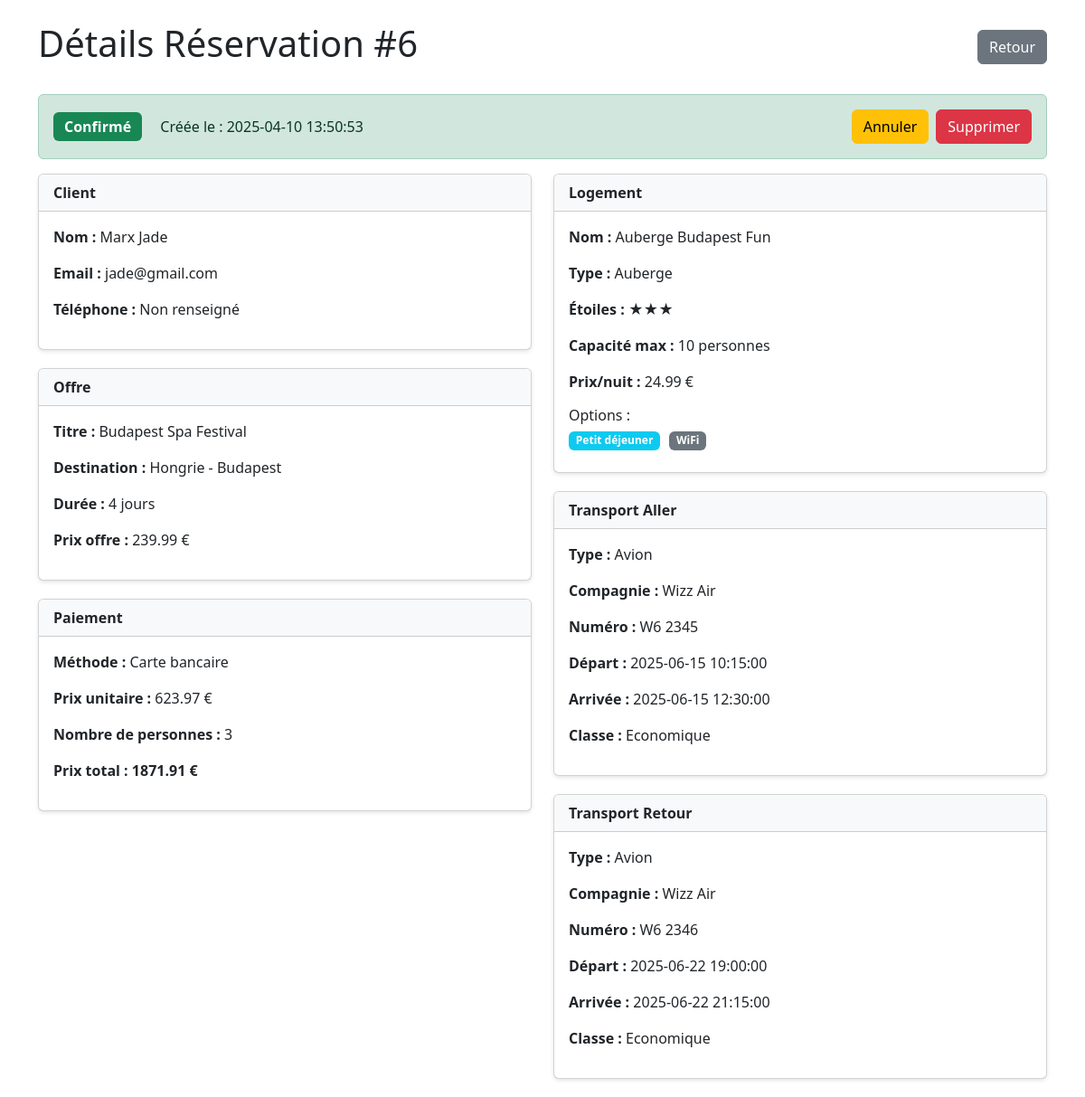
The page /admin/reservation_details.php?id=6 (signed in) on the database its author committed.
### tables this page shows
CREATE TABLE `reservations` (
  `id` int NOT NULL,
  `user_id` int NOT NULL,
  `offre_id` int NOT NULL,
  `logement_id` int NOT NULL,
  `transport_aller_id` int NOT NULL,
  `transport_retour_id` int NOT NULL,
  `nbr_personnes` int NOT NULL,
  `prix_unitaire` decimal(10,2) NOT NULL,
  `prix_total` decimal(10,2) GENERATED ALWAYS AS ((`prix_unitaire` * `nbr_personnes`)) STORED,
  `statut` enum('en attente','confirmé','annulé') DEFAULT 'en attente',
  `methode_paiement` enum('carte bancaire','paypal','virement','aucun') DEFAULT 'aucun',
  `date_paiement` datetime DEFAULT NULL,
  `date_reservation` timestamp NULL DEFAULT CURRENT_TIMESTAMP,
  `date_depart` date NOT NULL,
  `date_retour` date NOT NULL
);

CREATE TABLE `users` (
  `id` int NOT NULL,
  `nom` varchar(100) NOT NULL,
  `prenom` varchar(50) NOT NULL,
  `email` varchar(100) NOT NULL,
  `password` varchar(100) NOT NULL,
  `gender` enum('M','F','Autre') NOT NULL,
  `date_naissance` date DEFAULT NULL,
  `adresse` varchar(255) DEFAULT NULL,
  `telephone` varchar(20) DEFAULT NULL,
  `profile_picture` varchar(255) DEFAULT NULL,
  `access_level` enum('user','admin') DEFAULT 'user',
  `date_inscription` timestamp NULL DEFAULT CURRENT_TIMESTAMP,
  `derniere_connexion` timestamp NULL DEFAULT CURRENT_TIMESTAMP,
  `statut` enum('actif','suspendu','désactivé') DEFAULT 'actif'
);

CREATE TABLE `offres` (
  `id` int NOT NULL,
  `titre` varchar(255) NOT NULL,
  `description` text NOT NULL,
  `destination_id` int NOT NULL,
  `logement_id` int NOT NULL,
  `type_transport` enum('avion','bus','train','covoiturage','voiture') NOT NULL,
  `duree_sejour` int NOT NULL,
  `prix` decimal(10,2) NOT NULL,
  `prix_groupe` decimal(10,2) DEFAULT NULL,
  `date_depart` date NOT NULL,
  `date_retour` date NOT NULL,
  `disponibilite` int NOT NULL DEFAULT '0',
  `images` varchar(255) DEFAULT NULL,
  `ancien_prix` decimal(10,2) DEFAULT NULL,
  `transport_aller_id` int DEFAULT NULL,
  `transport_retour_id` int DEFAULT NULL,
  `avantages` text,
  `groupe` int DEFAULT NULL
);

CREATE TABLE `destinations` (
  `id` int NOT NULL,
  `pays` varchar(100) NOT NULL,
  `ville` varchar(100) NOT NULL,
  `images` varchar(255) DEFAULT NULL,
  `type_activites` enum('camping','auberge','randonnée','plage','...') NOT NULL,
  `activite_jeune` varchar(255) DEFAULT NULL,
  `budget_moyen` decimal(10,2) DEFAULT NULL,
  `date_publication` date DEFAULT NULL,
  `conseils` text,
  `endroits_visiter` text,
  `langue` varchar(100) DEFAULT NULL,
  `monnaie` varchar(50) DEFAULT NULL,
  `transport_commun` text,
  `peuples_culture` text,
  `info_pays` text
);

CREATE TABLE `logements` (
  `id` int NOT NULL,
  `destination_id` int NOT NULL,
  `nom` varchar(255) NOT NULL,
  `type_logement` enum('auberge','camping','airbnb','hôtel','colocation') NOT NULL,
  `etoiles` int DEFAULT NULL,
  `capacite_max` int NOT NULL,
  `all_inclusive` tinyint(1) DEFAULT '0',
  `demi_pension` tinyint(1) DEFAULT '0',
  `petit_dejeuner` tinyint(1) DEFAULT '0',
  `wifi` tinyint(1) DEFAULT '1',
  `prix_nuit` decimal(10,2) NOT NULL,
  `activite_jeune` varchar(255) DEFAULT 'Non spécifié',
  `description` text,
  `date_creation` datetime DEFAULT CURRENT_TIMESTAMP,
  `date_maj` datetime DEFAULT CURRENT_TIMESTAMP ON UPDATE CURRENT_TIMESTAMP,
  `equipements` text
);

CREATE TABLE `transports` (
  `id` int NOT NULL,
  `type_transport` enum('avion','bus','train','covoiturage','voiture','ferry') NOT NULL,
  `origine` varchar(255) NOT NULL,
  `destination_id` int NOT NULL,
  `prix` decimal(10,2) NOT NULL,
  `depart` datetime NOT NULL,
  `arrivee` datetime NOT NULL,
  `duree` varchar(50) NOT NULL,
  `compagnie` varchar(255) DEFAULT NULL,
  `numero` varchar(50) DEFAULT NULL,
  `type_trajet` enum('aller','retour','unique') NOT NULL,
  `classe` enum('economique','premium','affaires','premiere') DEFAULT 'economique',
  `bagage_inclus` tinyint(1) DEFAULT '0',
  `details` text,
  `offre_id` int DEFAULT NULL,
  `heure_depart` time DEFAULT NULL,
  `aeroport_gare` varchar(100) DEFAULT NULL
);

### admin/reservation_details.php (the view, shortened to what this page needs)
<?php
require_once('../data_base/connection.php');
$reservation_id = $_GET['id'] ?? null;
$stmt = $dbh->prepare("
    SELECT
        r.*,
        u.nom AS user_nom, u.prenom AS user_prenom, u.email AS user_email, u.telephone AS user_telephone,
        o.titre AS offre_titre, o.prix AS offre_prix, o.duree_sejour,
        d.pays AS destination_pays, d.ville AS destination_ville,
        l.nom AS logement_nom, l.type_logement, l.etoiles, l.prix_nuit, l.capacite_max,
        l.all_inclusive, l.demi_pension, l.petit_dejeuner, l.wifi,
        ta.type_transport AS transport_aller_type, ta.compagnie AS transport_aller_compagnie,
        ta.numero AS transport_aller_numero, ta.depart AS transport_aller_depart,
        ta.arrivee AS transport_aller_arrivee, ta.classe AS transport_aller_classe,
        tr.type_transport AS transport_retour_type, tr.compagnie AS transport_retour_compagnie,
        tr.numero AS transport_retour_numero, tr.depart AS transport_retour_depart,
        tr.arrivee AS transport_retour_arrivee, tr.classe AS transport_retour_classe
    FROM reservations r
    JOIN users u ON r.user_id = u.id
    JOIN offres o ON r.offre_id = o.id
    JOIN destinations d ON o.destination_id = d.id
    JOIN logements l ON r.logement_id = l.id
    LEFT JOIN transports ta ON r.transport_aller_id = ta.id
    LEFT JOIN transports tr ON r.transport_retour_id = tr.id
    WHERE r.id = ?
");
$stmt->execute([$reservation_id]);
$reservation = $stmt->fetch(PDO::FETCH_ASSOC);
$prix_total = $reservation['prix_unitaire'] * $reservation['nbr_personnes'];
?>
<!DOCTYPE html>
<html lang="fr">
<head>
    <link href="https://cdn.jsdelivr.net/npm/bootstrap@5.3.0/dist/css/bootstrap.min.css" rel="stylesheet">
</head>
<body>
    <div class="container mt-4">
        <div class="d-flex justify-content-between align-items-center mb-4">
            <h1>Détails Réservation #<?= htmlspecialchars($reservation_id) ?></h1>
            <a href="gestion_reservation.php" class="btn btn-secondary">Retour</a>
        </div>
        <div class="alert alert-<?= $reservation['statut'] === 'confirmé' ? 'success' :
                                ($reservation['statut'] === 'annulé' ? 'danger' : 'warning') ?>">
            <div class="d-flex justify-content-between align-items-center">
                <div>
                    <span class="badge badge-status bg-<?= $reservation['statut'] === 'confirmé' ? 'success' :
                                                      ($reservation['statut'] === 'annulé' ? 'danger' : 'warning') ?>">
                        <?= htmlspecialchars(ucfirst($reservation['statut'])) ?>
                    </span>
                    <span class="ms-3">Créée le : <?= htmlspecialchars($reservation['date_reservation']) ?></span>
                </div>
                <div class="d-flex gap-2">
                    <form method="POST" action="gestion_reservation.php" class="d-inline">
                        <button type="submit" name="cancel_reservation" class="btn btn-warning">Annuler</button>
                    </form>
                    <form method="POST" action="gestion_reservation.php" class="d-inline">
                        <button type="submit" name="delete_reservation" class="btn btn-danger"
                                onclick="return confirm('Êtes-vous sûr de vouloir supprimer cette réservation ?')">
                            Supprimer
                        </button>
                    </form>
                </div>
            </div>
        </div>
        <div class="row">
            <div class="col-md-6">
                <div class="card">
                    <div class="card-header">Client</div>
                    <div class="card-body">
                        <p><strong>Nom :</strong> <?= htmlspecialchars($reservation['user_nom'] . ' ' . $reservation['user_prenom']) ?></p>
                        <p><strong>Email :</strong> <?= htmlspecialchars($reservation['user_email']) ?></p>
                        <p><strong>Téléphone :</strong> <?= htmlspecialchars($reservation['user_telephone'] ?? 'Non renseigné') ?></p>
                    </div>
                </div>
                <div class="card">
                    <div class="card-header">Offre</div>
                    <div class="card-body">
                        <p><strong>Titre :</strong> <?= htmlspecialchars($reservation['offre_titre']) ?></p>
                        <p><strong>Destination :</strong> <?= htmlspecialchars($reservation['destination_pays'] . ' - ' . $reservation['destination_ville']) ?></p>
                        <p><strong>Durée :</strong> <?= htmlspecialchars($reservation['duree_sejour']) ?> jours</p>
                        <p><strong>Prix offre :</strong> <?= htmlspecialchars($reservation['offre_prix']) ?> €</p>
                    </div>
                </div>
                <div class="card">
                    <div class="card-header">Paiement</div>
                    <div class="card-body">
                        <p><strong>Méthode :</strong> <?= htmlspecialchars(ucfirst($reservation['methode_paiement'])) ?></p>
                        <p><strong>Prix unitaire :</strong> <?= htmlspecialchars($reservation['prix_unitaire']) ?> €</p>
                        <p><strong>Nombre de personnes :</strong> <?= htmlspecialchars($reservation['nbr_personnes']) ?></p>
                        <p><strong>Prix total :</strong> <span class="fw-bold"><?= htmlspecialchars($prix_total) ?> €</span></p>
                    </div>
                </div>
            </div>
            <div class="col-md-6">
                <div class="card">
                    <div class="card-header">Logement</div>
                    <div class="card-body">
                        <p><strong>Nom :</strong> <?= htmlspecialchars($reservation['logement_nom']) ?></p>
                        <p><strong>Type :</strong> <?= htmlspecialchars(ucfirst($reservation['type_logement'])) ?></p>
                        <p><strong>Étoiles :</strong> <?= str_repeat('★', $reservation['etoiles'] ?? 0) ?></p>
                        <p><strong>Capacité max :</strong> <?= htmlspecialchars($reservation['capacite_max']) ?> personnes</p>
                        <p><strong>Prix/nuit :</strong> <?= htmlspecialchars($reservation['prix_nuit']) ?> €</p>
                        <h6 class="mt-3">Options :</h6>
                        <div class="d-flex flex-wrap">
                            <?php if ($reservation['petit_dejeuner']): ?>
                                <span class="badge bg-info mb-2 equipement">Petit déjeuner</span>
                            <?php endif; ?>
                            <?php if ($reservation['wifi']): ?>
                                <span class="badge bg-secondary mb-2 equipement">WiFi</span>
                            <?php endif; ?>
                        </div>
                    </div>
                </div>
                <div class="card">
                    <div class="card-header">Transport Aller</div>
                    <div class="card-body">
                        <?php if ($reservation['transport_aller_type']): ?>
                            <p><strong>Type :</strong> <?= htmlspecialchars(ucfirst($reservation['transport_aller_type'])) ?></p>
                            <p><strong>Compagnie :</strong> <?= htmlspecialchars($reservation['transport_aller_compagnie'] ?? 'Non spécifié') ?></p>
                            <p><strong>Numéro :</strong> <?= htmlspecialchars($reservation['transport_aller_numero'] ?? 'N/A') ?></p>
                            <p><strong>Départ :</strong> <?= htmlspecialchars($reservation['transport_aller_depart']) ?></p>
                            <p><strong>Arrivée :</strong> <?= htmlspecialchars($reservation['transport_aller_arrivee']) ?></p>
                            <p><strong>Classe :</strong> <?= htmlspecialchars(ucfirst($reservation['transport_aller_classe'])) ?></p>
                        <?php else: ?>
                            <p class="text-muted">Aucun transport aller spécifié</p>
                        <?php endif; ?>
                    </div>
                </div>
                <div class="card">
                    <div class="card-header">Transport Retour</div>
                    <div class="card-body">
                        <?php if ($reservation['transport_retour_type']): ?>
                            <p><strong>Type :</strong> <?= htmlspecialchars(ucfirst($reservation['transport_retour_type'])) ?></p>
                            <p><strong>Compagnie :</strong> <?= htmlspecialchars($reservation['transport_retour_compagnie'] ?? 'Non spécifié') ?></p>
                            <p><strong>Numéro :</strong> <?= htmlspecialchars($reservation['transport_retour_numero'] ?? 'N/A') ?></p>
                            <p><strong>Départ :</strong> <?= htmlspecialchars($reservation['transport_retour_depart']) ?></p>
                            <p><strong>Arrivée :</strong> <?= htmlspecialchars($reservation['transport_retour_arrivee']) ?></p>
                            <p><strong>Classe :</strong> <?= htmlspecialchars(ucfirst($reservation['transport_retour_classe'])) ?></p>
                        <?php else: ?>
                            <p class="text-muted">Aucun transport retour spécifié</p>
                        <?php endif; ?>
                    </div>
                </div>
            </div>
        </div>
    </div>
</body>
</html>

### admin/reservation_details.php (style rules this page uses)
.card { margin-bottom: 20px; box-shadow: 0 2px 4px rgba(0,0,0,0.1); }
.card-header { background-color: #f8f9fa; font-weight: bold; }
.badge-status { font-size: 1em; padding: 8px 12px; }
.equipement { margin-right: 10px; }

### rows shown on the page
reservations: statut "Confirmé", date_reservation "2025-04-10 13:50:53", user.prenom "Marx Jade", user.email "jade@gmail.com", user.telephone "Non renseigné", offre.titre "Budapest Spa Festival", destinations.pays+ville "Hongrie - Budapest", offre.duree_sejour "4", offre.prix "239.99", methode_paiement "Carte bancaire", prix_unitaire "623.97", nbr_personnes "3", prix_total "1871.91", logement.nom "Auberge Budapest Fun", logement.type_logement "Auberge", logement.etoiles "★★★", logement.capacite_max "10", logement.prix_nuit "24.99", transport_aller.type_transport "Avion", transport_aller.compagnie "Wizz Air", transport_aller.numero "W6 2345", transport_aller.depart "2025-06-15 10:15:00", transport_aller.arrivee "2025-06-15 12:30:00", transport_aller.classe "Economique", transport_retour.type_transport "Avion", transport_retour.compagnie "Wizz Air", transport_retour.numero "W6 2346", transport_retour.depart "2025-06-22 19:00:00", transport_retour.arrivee "2025-06-22 21:15:00", transport_retour.classe "Economique"

### other values the page prints
$reservation_id "6"
